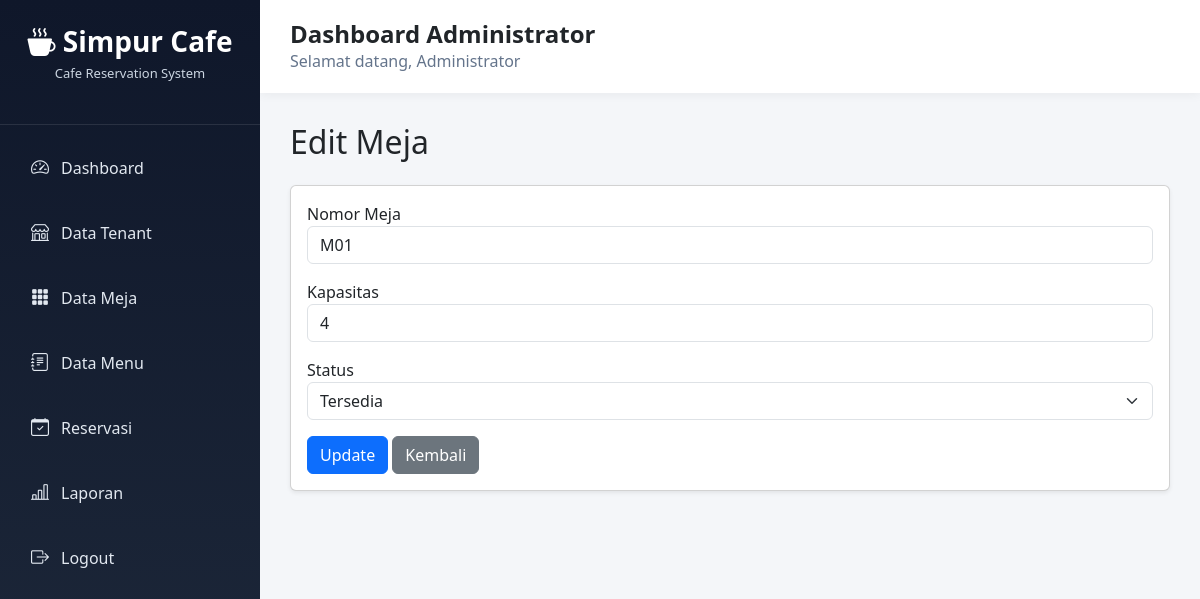
Screenshot of /admin/edit_meja.php?id=1 (signed in) with the database file from the repository.
### tables this page shows
CREATE TABLE `meja` (
  `id_meja` int(11) NOT NULL,
  `nomor_meja` varchar(20) NOT NULL,
  `kapasitas` int(11) NOT NULL,
  `status` enum('Tersedia','Terisi') DEFAULT 'Tersedia'
);

### admin/edit_meja.php (the view, shortened to what this page needs)
<?php
include '../config/koneksi.php';
$id = $_GET['id'];
$data = mysqli_query(
    $koneksi,
    "SELECT * FROM meja
    WHERE id_meja='$id'"
);
$meja = mysqli_fetch_assoc($data);
include 'layout.php';
?>
<h2 class="mb-4">Edit Meja</h2>
<div class="card shadow-sm">
    <div class="card-body">
        <form method="POST">
            <div class="mb-3">
                <label>Nomor Meja</label>
                <input type="text"
                       name="nomor_meja"
                       class="form-control"
                       value="<?= $meja['nomor_meja']; ?>"
                       required>
            </div>
            <div class="mb-3">
                <label>Kapasitas</label>
                <input type="number"
                       name="kapasitas"
                       class="form-control"
                       value="<?= $meja['kapasitas']; ?>"
                       required>
            </div>
            <div class="mb-3">
                <label>Status</label>
                <select name="status"
                        class="form-select">
                    <option value="Tersedia"
                    <?= $meja['status']=='Tersedia' ? 'selected' : ''; ?>>
                        Tersedia
                    </option>
                </select>
            </div>
            <button type="submit"
                    name="update"
                    class="btn btn-primary">
                Update
            </button>
            <a href="meja.php"
               class="btn btn-secondary">
               Kembali
            </a>
        </form>
    </div>
</div>
<?php include 'footer.php'; ?>

### admin/layout.php (style rules this page uses)
* { margin:0; padding:0; box-sizing:border-box; }
body { background:#f4f6f9; font-family:'Segoe UI',sans-serif; }

### rows the page displays
meja: nomor_meja "M01", kapasitas "4", status "Tersedia"

### other values shown
$_SESSION['nama'] "Administrator"
